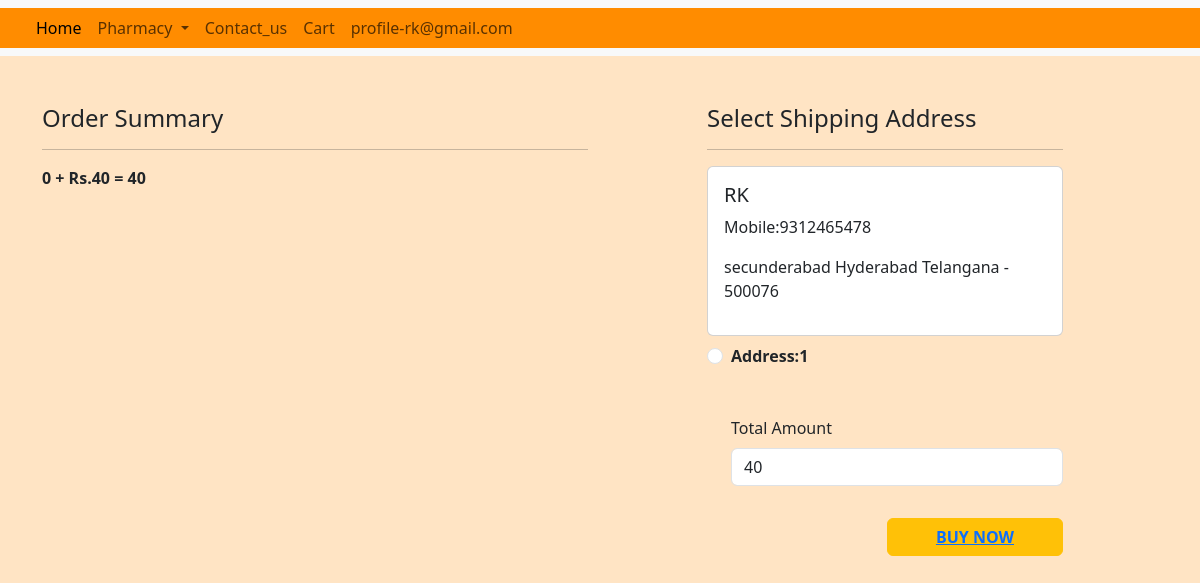
/checkout/ (signed in), run on the app's committed database.
### app/models.py (models this page shows, shortened)
class Customer(models.Model):
    user=models.ForeignKey(User,on_delete=models.CASCADE)
    name=models.CharField(max_length=200)
    locality=models.CharField(max_length=200)
    city=models.CharField(max_length=50)
    mobile=models.IntegerField(default=0)
    zipcode=models.IntegerField()
    state=models.CharField(choices=STATE_CHOICES,max_length=100)

### app/views.py (the view)
# urls.py: path('checkout/',views.checkout.as_view(),name='checkout'),
class checkout(View):
    def get(self,request):
        user=request.user
        add=Customer.objects.filter(user=user)
        cart_items=Cart.objects.filter(user=user)
        famount=0
        for p in cart_items:
            value=p.quantity*int(p.medicine.price.replace("Rs.", ""))
            famount=famount + value
        totalamount=famount + 40
        cart=Cart.objects.filter(user=user)
        return render(request,'checkout.html',locals())

### app/templates/checkout.html (shortened to what this page needs)
{% extends 'base.html' %}
{% load static %}
{% block main-content %}
<div class="container">
    <div class="row mt-5">
        <div class="col-sm-6">
            <h4>Order Summary</h4>
            <hr>
            <p class="fw-bold">{{famount}} + Rs.40 = {{totalamount}}</p>
        </div>
        <div class="col-sm-4 offset-sm-1">
            <h4>Select Shipping Address</h4>
            <hr>
            {% for ad in add%}
            <div class="card">
                <div class="card-body">
                    <h5>{{ad.name}}</h5>
                    <p>Mobile:{{ad.mobile}}</p>
                    <p>{{ad.locality}} {{ad.city}} {{ad.state}} - {{ad.zipcode}}</p>
                </div>
            </div>
            <div class="form-check mt-2 mb-5">
                <input  class="form-check-input" type="radio" name="custid" id="custadd{{forloop.counter}}" value="{{ad.id}}">
                <label class="form-check-label fw-bold" for="custadd{{forloop.counter}}">Address:{{forloop.counter}}</label>
            </div>
            {% endfor %}
            <div class="form-check mb-3">
                <label for="totalamount" class="form-label">Total Amount</label>
                <input type="number" class="form-control" name="totalamount" value="{{totalamount}}"" readonly>
            </div>
            <div class="text-end">
                <button type="submit" class="btn btn-warning mt-3 px-5 fw-bold"><a href="{% url 'payu_demo' %}">BUY NOW</a></button>
            </div>
        </div>
    </div>
</div>
{% endblock main-content %}

### app/templates/base.html (shortened to what this page needs)
<!DOCTYPE html>
{% load static %}
<html lang="en">
<head>
    <link href="https://cdn.jsdelivr.net/npm/bootstrap@5.3.0/dist/css/bootstrap.min.css" rel="stylesheet">
</head>
<body style="background-color: bisque;">
    <nav class="navbar navbar-expand-lg bg-body-tertiary" >
        <div class="container-fluid" style="background-color:darkorange">
          <div class="collapse navbar-collapse" id="navbarSupportedContent">
            <ul class="navbar-nav me-auto mb-2  mb-lg-0">
              {% if request.user.is_authenticated %}
              <li class="nav-item">
                    <a class="nav-link active" href="{% url 'home' %}"><Main>Home</Main></a>
              </li>
              <li class="nav-item dropdown">
                <a class="nav-link dropdown-toggle" href="#" role="button" data-bs-toggle="dropdown" aria-expanded="false">
                  Pharmacy
                </a>
              </li>
              <li class="nav-item">
                <a class="nav-link" href="{% url 'contactus' %}"><Main>Contact_us</Main></a>
              </li>
              <li class="nav-item">
                <a class="nav-link" href="{% url 'showcart' %}"><Main>Cart</Main></a>
              </li>
              <li class="nav-item justify-content-end">
                  <a class="nav-link" href="{% url 'profile' %}"><Main>profile-{{request.user}}</Main></a>
              </li>
              {% endif %}
            </ul>
          </div>
        </div>
      </nav>
      {% block main-content %}
      {% endblock main-content %}

### data on the page
Customer: name "RK", mobile "9312465478", locality "secunderabad", city "Hyderabad", state "Telangana", zipcode "500076"

### other printed values
{{ request.user }} "rk@gmail.com"
{{ famount }} "0"
{{ totalamount }} "40"
